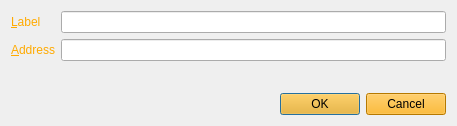
<?xml version="1.0" encoding="UTF-8"?>
<ui version="4.0">
 <class>EditAddressDialog</class>
 <widget class="QDialog" name="EditAddressDialog">
  <property name="geometry">
   <rect>
    <x>0</x>
    <y>0</y>
    <width>457</width>
    <height>126</height>
   </rect>
  </property>
  <property name="windowTitle">
   <string>Edit Address</string>
  </property>
  <property name="styleSheet">
   <string notr="true">font: 9pt &quot;Biting My Nails&quot;;

background: url(:/images/bkg); 
</string>
  </property>
  <layout class="QGridLayout" name="gridLayout">
   <item row="0" column="0">
    <layout class="QFormLayout" name="formLayout">
     <property name="fieldGrowthPolicy">
      <enum>QFormLayout::AllNonFixedFieldsGrow</enum>
     </property>
     <item row="0" column="0">
      <widget class="QLabel" name="label">
       <property name="palette">
        <palette>
         <active>
          <colorrole role="WindowText">
           <brush brushstyle="SolidPattern">
            <color alpha="255">
             <red>255</red>
             <green>170</green>
             <blue>0</blue>
            </color>
           </brush>
          </colorrole>
          <colorrole role="Button">
           <brush brushstyle="SolidPattern">
            <color alpha="0">
             <red>255</red>
             <green>170</green>
             <blue>0</blue>
            </color>
           </brush>
          </colorrole>
          <colorrole role="Light">
           <brush brushstyle="SolidPattern">
            <color alpha="255">
             <red>255</red>
             <green>170</green>
             <blue>0</blue>
            </color>
           </brush>
          </colorrole>
          <colorrole role="Midlight">
           <brush brushstyle="SolidPattern">
            <color alpha="255">
             <red>255</red>
             <green>170</green>
             <blue>0</blue>
            </color>
           </brush>
          </colorrole>
          <colorrole role="Dark">
           <brush brushstyle="SolidPattern">
            <color alpha="255">
             <red>255</red>
             <green>170</green>
             <blue>0</blue>
            </color>
           </brush>
          </colorrole>
          <colorrole role="Mid">
           <brush brushstyle="SolidPattern">
            <color alpha="255">
             <red>255</red>
             <green>170</green>
             <blue>0</blue>
            </color>
           </brush>
          </colorrole>
          <colorrole role="Text">
           <brush brushstyle="SolidPattern">
            <color alpha="255">
             <red>255</red>
             <green>170</green>
             <blue>0</blue>
            </color>
           </brush>
          </colorrole>
          <colorrole role="BrightText">
           <brush brushstyle="SolidPattern">
            <color alpha="255">
             <red>255</red>
             <green>170</green>
             <blue>0</blue>
            </color>
           </brush>
          </colorrole>
          <colorrole role="ButtonText">
           <brush brushstyle="SolidPattern">
            <color alpha="255">
             <red>255</red>
             <green>170</green>
             <blue>0</blue>
            </color>
           </brush>
          </colorrole>
          <colorrole role="Base">
           <brush brushstyle="SolidPattern">
            <color alpha="0">
             <red>255</red>
             <green>170</green>
             <blue>0</blue>
            </color>
           </brush>
          </colorrole>
          <colorrole role="Window">
           <brush brushstyle="SolidPattern">
            <color alpha="0">
             <red>255</red>
             <green>170</green>
             <blue>0</blue>
            </color>
           </brush>
          </colorrole>
          <colorrole role="Shadow">
           <brush brushstyle="SolidPattern">
            <color alpha="255">
             <red>255</red>
             <green>170</green>
             <blue>0</blue>
            </color>
           </brush>
          </colorrole>
         </active>
         <inactive>
          <colorrole role="WindowText">
           <brush brushstyle="SolidPattern">
            <color alpha="255">
             <red>255</red>
             <green>170</green>
             <blue>0</blue>
            </color>
           </brush>
          </colorrole>
          <colorrole role="Button">
           <brush brushstyle="SolidPattern">
            <color alpha="0">
             <red>255</red>
             <green>170</green>
             <blue>0</blue>
            </color>
           </brush>
          </colorrole>
          <colorrole role="Light">
           <brush brushstyle="SolidPattern">
            <color alpha="255">
             <red>255</red>
             <green>170</green>
             <blue>0</blue>
            </color>
           </brush>
          </colorrole>
          <colorrole role="Midlight">
           <brush brushstyle="SolidPattern">
            <color alpha="255">
             <red>255</red>
             <green>170</green>
             <blue>0</blue>
            </color>
           </brush>
          </colorrole>
          <colorrole role="Dark">
           <brush brushstyle="SolidPattern">
            <color alpha="255">
             <red>255</red>
             <green>170</green>
             <blue>0</blue>
            </color>
           </brush>
          </colorrole>
          <colorrole role="Mid">
           <brush brushstyle="SolidPattern">
            <color alpha="255">
             <red>255</red>
             <green>170</green>
             <blue>0</blue>
            </color>
           </brush>
          </colorrole>
          <colorrole role="Text">
           <brush brushstyle="SolidPattern">
            <color alpha="255">
             <red>255</red>
             <green>170</green>
             <blue>0</blue>
            </color>
           </brush>
          </colorrole>
          <colorrole role="BrightText">
           <brush brushstyle="SolidPattern">
            <color alpha="255">
             <red>255</red>
             <green>170</green>
             <blue>0</blue>
            </color>
           </brush>
          </colorrole>
          <colorrole role="ButtonText">
           <brush brushstyle="SolidPattern">
            <color alpha="255">
             <red>255</red>
             <green>170</green>
             <blue>0</blue>
            </color>
           </brush>
          </colorrole>
          <colorrole role="Base">
           <brush brushstyle="SolidPattern">
            <color alpha="0">
             <red>255</red>
             <green>170</green>
             <blue>0</blue>
            </color>
           </brush>
          </colorrole>
          <colorrole role="Window">
           <brush brushstyle="SolidPattern">
            <color alpha="0">
             <red>255</red>
             <green>170</green>
             <blue>0</blue>
            </color>
           </brush>
          </colorrole>
          <colorrole role="Shadow">
           <brush brushstyle="SolidPattern">
            <color alpha="255">
             <red>255</red>
             <green>170</green>
             <blue>0</blue>
            </color>
           </brush>
          </colorrole>
         </inactive>
         <disabled>
          <colorrole role="WindowText">
           <brush brushstyle="SolidPattern">
            <color alpha="255">
             <red>255</red>
             <green>170</green>
             <blue>0</blue>
            </color>
           </brush>
          </colorrole>
          <colorrole role="Button">
           <brush brushstyle="SolidPattern">
            <color alpha="0">
             <red>255</red>
             <green>170</green>
             <blue>0</blue>
            </color>
           </brush>
          </colorrole>
          <colorrole role="Light">
           <brush brushstyle="SolidPattern">
            <color alpha="255">
             <red>255</red>
             <green>170</green>
             <blue>0</blue>
            </color>
           </brush>
          </colorrole>
          <colorrole role="Midlight">
           <brush brushstyle="SolidPattern">
            <color alpha="255">
             <red>255</red>
             <green>170</green>
             <blue>0</blue>
            </color>
           </brush>
          </colorrole>
          <colorrole role="Dark">
           <brush brushstyle="SolidPattern">
            <color alpha="255">
             <red>255</red>
             <green>170</green>
             <blue>0</blue>
            </color>
           </brush>
          </colorrole>
          <colorrole role="Mid">
           <brush brushstyle="SolidPattern">
            <color alpha="255">
             <red>255</red>
             <green>170</green>
             <blue>0</blue>
            </color>
           </brush>
          </colorrole>
          <colorrole role="Text">
           <brush brushstyle="SolidPattern">
            <color alpha="255">
             <red>255</red>
             <green>170</green>
             <blue>0</blue>
            </color>
           </brush>
          </colorrole>
          <colorrole role="BrightText">
           <brush brushstyle="SolidPattern">
            <color alpha="255">
             <red>255</red>
             <green>170</green>
             <blue>0</blue>
            </color>
           </brush>
          </colorrole>
          <colorrole role="ButtonText">
           <brush brushstyle="SolidPattern">
            <color alpha="255">
             <red>255</red>
             <green>170</green>
             <blue>0</blue>
            </color>
           </brush>
          </colorrole>
          <colorrole role="Base">
           <brush brushstyle="SolidPattern">
            <color alpha="0">
             <red>255</red>
             <green>170</green>
             <blue>0</blue>
            </color>
           </brush>
          </colorrole>
          <colorrole role="Window">
           <brush brushstyle="SolidPattern">
            <color alpha="0">
             <red>255</red>
             <green>170</green>
             <blue>0</blue>
            </color>
           </brush>
          </colorrole>
          <colorrole role="Shadow">
           <brush brushstyle="SolidPattern">
            <color alpha="255">
             <red>255</red>
             <green>170</green>
             <blue>0</blue>
            </color>
           </brush>
          </colorrole>
         </disabled>
        </palette>
       </property>
       <property name="text">
        <string>&amp;Label</string>
       </property>
       <property name="buddy">
        <cstring>labelEdit</cstring>
       </property>
      </widget>
     </item>
     <item row="0" column="1">
      <widget class="QLineEdit" name="labelEdit">
       <property name="palette">
        <palette>
         <active/>
         <inactive/>
         <disabled/>
        </palette>
       </property>
       <property name="toolTip">
        <string>The label associated with this address book entry</string>
       </property>
      </widget>
     </item>
     <item row="1" column="0">
      <widget class="QLabel" name="label_2">
       <property name="palette">
        <palette>
         <active>
          <colorrole role="WindowText">
           <brush brushstyle="SolidPattern">
            <color alpha="255">
             <red>255</red>
             <green>170</green>
             <blue>0</blue>
            </color>
           </brush>
          </colorrole>
          <colorrole role="Button">
           <brush brushstyle="SolidPattern">
            <color alpha="0">
             <red>255</red>
             <green>170</green>
             <blue>0</blue>
            </color>
           </brush>
          </colorrole>
          <colorrole role="Light">
           <brush brushstyle="SolidPattern">
            <color alpha="255">
             <red>255</red>
             <green>170</green>
             <blue>0</blue>
            </color>
           </brush>
          </colorrole>
          <colorrole role="Midlight">
           <brush brushstyle="SolidPattern">
            <color alpha="255">
             <red>255</red>
             <green>170</green>
             <blue>0</blue>
            </color>
           </brush>
          </colorrole>
          <colorrole role="Dark">
           <brush brushstyle="SolidPattern">
            <color alpha="255">
             <red>255</red>
             <green>170</green>
             <blue>0</blue>
            </color>
           </brush>
          </colorrole>
          <colorrole role="Mid">
           <brush brushstyle="SolidPattern">
            <color alpha="255">
             <red>255</red>
             <green>170</green>
             <blue>0</blue>
            </color>
           </brush>
          </colorrole>
          <colorrole role="Text">
           <brush brushstyle="SolidPattern">
            <color alpha="255">
             <red>255</red>
             <green>170</green>
             <blue>0</blue>
            </color>
           </brush>
          </colorrole>
          <colorrole role="BrightText">
           <brush brushstyle="SolidPattern">
            <color alpha="255">
             <red>255</red>
             <green>170</green>
             <blue>0</blue>
            </color>
           </brush>
          </colorrole>
          <colorrole role="ButtonText">
           <brush brushstyle="SolidPattern">
            <color alpha="255">
             <red>255</red>
             <green>170</green>
             <blue>0</blue>
            </color>
           </brush>
          </colorrole>
          <colorrole role="Base">
           <brush brushstyle="SolidPattern">
            <color alpha="0">
             <red>255</red>
             <green>170</green>
             <blue>0</blue>
            </color>
           </brush>
          </colorrole>
          <colorrole role="Window">
           <brush brushstyle="SolidPattern">
            <color alpha="0">
             <red>255</red>
             <green>170</green>
             <blue>0</blue>
            </color>
           </brush>
          </colorrole>
          <colorrole role="Shadow">
           <brush brushstyle="SolidPattern">
            <color alpha="255">
             <red>255</red>
             <green>170</green>
             <blue>0</blue>
            </color>
           </brush>
          </colorrole>
         </active>
         <inactive>
          <colorrole role="WindowText">
           <brush brushstyle="SolidPattern">
            <color alpha="255">
             <red>255</red>
             <green>170</green>
             <blue>0</blue>
            </color>
           </brush>
          </colorrole>
          <colorrole role="Button">
           <brush brushstyle="SolidPattern">
            <color alpha="0">
             <red>255</red>
             <green>170</green>
             <blue>0</blue>
            </color>
           </brush>
          </colorrole>
          <colorrole role="Light">
           <brush brushstyle="SolidPattern">
            <color alpha="255">
             <red>255</red>
             <green>170</green>
             <blue>0</blue>
            </color>
           </brush>
          </colorrole>
          <colorrole role="Midlight">
           <brush brushstyle="SolidPattern">
            <color alpha="255">
             <red>255</red>
             <green>170</green>
             <blue>0</blue>
            </color>
           </brush>
          </colorrole>
          <colorrole role="Dark">
           <brush brushstyle="SolidPattern">
            <color alpha="255">
             <red>255</red>
             <green>170</green>
             <blue>0</blue>
            </color>
           </brush>
          </colorrole>
          <colorrole role="Mid">
           <brush brushstyle="SolidPattern">
            <color alpha="255">
             <red>255</red>
             <green>170</green>
             <blue>0</blue>
            </color>
           </brush>
          </colorrole>
          <colorrole role="Text">
           <brush brushstyle="SolidPattern">
            <color alpha="255">
             <red>255</red>
             <green>170</green>
             <blue>0</blue>
            </color>
           </brush>
          </colorrole>
          <colorrole role="BrightText">
           <brush brushstyle="SolidPattern">
            <color alpha="255">
             <red>255</red>
             <green>170</green>
             <blue>0</blue>
            </color>
           </brush>
          </colorrole>
          <colorrole role="ButtonText">
           <brush brushstyle="SolidPattern">
            <color alpha="255">
             <red>255</red>
             <green>170</green>
             <blue>0</blue>
            </color>
           </brush>
          </colorrole>
          <colorrole role="Base">
           <brush brushstyle="SolidPattern">
            <color alpha="0">
             <red>255</red>
             <green>170</green>
             <blue>0</blue>
            </color>
           </brush>
          </colorrole>
          <colorrole role="Window">
           <brush brushstyle="SolidPattern">
            <color alpha="0">
             <red>255</red>
             <green>170</green>
             <blue>0</blue>
            </color>
           </brush>
          </colorrole>
          <colorrole role="Shadow">
           <brush brushstyle="SolidPattern">
            <color alpha="255">
             <red>255</red>
             <green>170</green>
             <blue>0</blue>
            </color>
           </brush>
          </colorrole>
         </inactive>
         <disabled>
          <colorrole role="WindowText">
           <brush brushstyle="SolidPattern">
            <color alpha="255">
             <red>255</red>
             <green>170</green>
             <blue>0</blue>
            </color>
           </brush>
          </colorrole>
          <colorrole role="Button">
           <brush brushstyle="SolidPattern">
            <color alpha="0">
             <red>255</red>
             <green>170</green>
             <blue>0</blue>
            </color>
           </brush>
          </colorrole>
          <colorrole role="Light">
           <brush brushstyle="SolidPattern">
            <color alpha="255">
             <red>255</red>
             <green>170</green>
             <blue>0</blue>
            </color>
           </brush>
          </colorrole>
          <colorrole role="Midlight">
           <brush brushstyle="SolidPattern">
            <color alpha="255">
             <red>255</red>
             <green>170</green>
             <blue>0</blue>
            </color>
           </brush>
          </colorrole>
          <colorrole role="Dark">
           <brush brushstyle="SolidPattern">
            <color alpha="255">
             <red>255</red>
             <green>170</green>
             <blue>0</blue>
            </color>
           </brush>
          </colorrole>
          <colorrole role="Mid">
           <brush brushstyle="SolidPattern">
            <color alpha="255">
             <red>255</red>
             <green>170</green>
             <blue>0</blue>
            </color>
           </brush>
          </colorrole>
          <colorrole role="Text">
           <brush brushstyle="SolidPattern">
            <color alpha="255">
             <red>255</red>
             <green>170</green>
             <blue>0</blue>
            </color>
           </brush>
          </colorrole>
          <colorrole role="BrightText">
           <brush brushstyle="SolidPattern">
            <color alpha="255">
             <red>255</red>
             <green>170</green>
             <blue>0</blue>
            </color>
           </brush>
          </colorrole>
          <colorrole role="ButtonText">
           <brush brushstyle="SolidPattern">
            <color alpha="255">
             <red>255</red>
             <green>170</green>
             <blue>0</blue>
            </color>
           </brush>
          </colorrole>
          <colorrole role="Base">
           <brush brushstyle="SolidPattern">
            <color alpha="0">
             <red>255</red>
             <green>170</green>
             <blue>0</blue>
            </color>
           </brush>
          </colorrole>
          <colorrole role="Window">
           <brush brushstyle="SolidPattern">
            <color alpha="0">
             <red>255</red>
             <green>170</green>
             <blue>0</blue>
            </color>
           </brush>
          </colorrole>
          <colorrole role="Shadow">
           <brush brushstyle="SolidPattern">
            <color alpha="255">
             <red>255</red>
             <green>170</green>
             <blue>0</blue>
            </color>
           </brush>
          </colorrole>
         </disabled>
        </palette>
       </property>
       <property name="text">
        <string>&amp;Address</string>
       </property>
       <property name="buddy">
        <cstring>addressEdit</cstring>
       </property>
      </widget>
     </item>
     <item row="1" column="1">
      <widget class="QLineEdit" name="addressEdit">
       <property name="palette">
        <palette>
         <active/>
         <inactive/>
         <disabled/>
        </palette>
       </property>
       <property name="toolTip">
        <string>The address associated with this address book entry. This can only be modified for sending addresses.</string>
       </property>
      </widget>
     </item>
    </layout>
   </item>
   <item row="1" column="0">
    <widget class="QDialogButtonBox" name="buttonBox">
     <property name="palette">
      <palette>
       <active>
        <colorrole role="Button">
         <brush brushstyle="SolidPattern">
          <color alpha="255">
           <red>255</red>
           <green>170</green>
           <blue>0</blue>
          </color>
         </brush>
        </colorrole>
        <colorrole role="Base">
         <brush brushstyle="SolidPattern">
          <color alpha="255">
           <red>255</red>
           <green>170</green>
           <blue>0</blue>
          </color>
         </brush>
        </colorrole>
        <colorrole role="Window">
         <brush brushstyle="SolidPattern">
          <color alpha="255">
           <red>255</red>
           <green>170</green>
           <blue>0</blue>
          </color>
         </brush>
        </colorrole>
       </active>
       <inactive>
        <colorrole role="Button">
         <brush brushstyle="SolidPattern">
          <color alpha="255">
           <red>255</red>
           <green>170</green>
           <blue>0</blue>
          </color>
         </brush>
        </colorrole>
        <colorrole role="Base">
         <brush brushstyle="SolidPattern">
          <color alpha="255">
           <red>255</red>
           <green>170</green>
           <blue>0</blue>
          </color>
         </brush>
        </colorrole>
        <colorrole role="Window">
         <brush brushstyle="SolidPattern">
          <color alpha="255">
           <red>255</red>
           <green>170</green>
           <blue>0</blue>
          </color>
         </brush>
        </colorrole>
       </inactive>
       <disabled>
        <colorrole role="Button">
         <brush brushstyle="SolidPattern">
          <color alpha="255">
           <red>255</red>
           <green>170</green>
           <blue>0</blue>
          </color>
         </brush>
        </colorrole>
        <colorrole role="Base">
         <brush brushstyle="SolidPattern">
          <color alpha="255">
           <red>255</red>
           <green>170</green>
           <blue>0</blue>
          </color>
         </brush>
        </colorrole>
        <colorrole role="Window">
         <brush brushstyle="SolidPattern">
          <color alpha="255">
           <red>255</red>
           <green>170</green>
           <blue>0</blue>
          </color>
         </brush>
        </colorrole>
       </disabled>
      </palette>
     </property>
     <property name="styleSheet">
      <string notr="true">background:rgb(255, 170, 0)
</string>
     </property>
     <property name="orientation">
      <enum>Qt::Horizontal</enum>
     </property>
     <property name="standardButtons">
      <set>QDialogButtonBox::Cancel|QDialogButtonBox::Ok</set>
     </property>
     <property name="centerButtons">
      <bool>false</bool>
     </property>
    </widget>
   </item>
  </layout>
 </widget>
 <resources/>
 <connections>
  <connection>
   <sender>buttonBox</sender>
   <signal>accepted()</signal>
   <receiver>EditAddressDialog</receiver>
   <slot>accept()</slot>
   <hints>
    <hint type="sourcelabel">
     <x>248</x>
     <y>254</y>
    </hint>
    <hint type="destinationlabel">
     <x>157</x>
     <y>274</y>
    </hint>
   </hints>
  </connection>
  <connection>
   <sender>buttonBox</sender>
   <signal>rejected()</signal>
   <receiver>EditAddressDialog</receiver>
   <slot>reject()</slot>
   <hints>
    <hint type="sourcelabel">
     <x>316</x>
     <y>260</y>
    </hint>
    <hint type="destinationlabel">
     <x>286</x>
     <y>274</y>
    </hint>
   </hints>
  </connection>
 </connections>
</ui>
